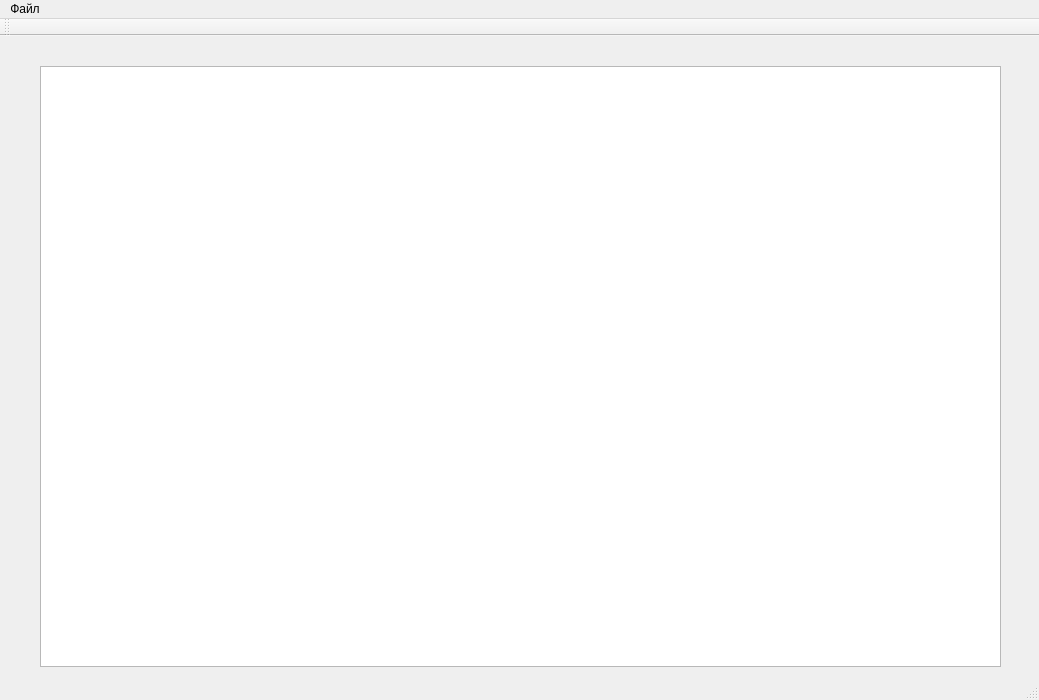
<?xml version="1.0" encoding="UTF-8"?>
<ui version="4.0">
 <class>MainWindow</class>
 <widget class="QMainWindow" name="MainWindow">
  <property name="geometry">
   <rect>
    <x>0</x>
    <y>0</y>
    <width>1039</width>
    <height>700</height>
   </rect>
  </property>
  <property name="windowTitle">
   <string>MainWindow</string>
  </property>
  <widget class="QWidget" name="centralWidget">
   <widget class="QTextEdit" name="textEdit">
    <property name="geometry">
     <rect>
      <x>40</x>
      <y>30</y>
      <width>961</width>
      <height>601</height>
     </rect>
    </property>
   </widget>
  </widget>
  <widget class="QMenuBar" name="menuBar">
   <property name="geometry">
    <rect>
     <x>0</x>
     <y>0</y>
     <width>1039</width>
     <height>26</height>
    </rect>
   </property>
   <widget class="QMenu" name="menu">
    <property name="title">
     <string>Файл</string>
    </property>
    <addaction name="Menu_create"/>
    <addaction name="Menu_open"/>
    <addaction name="Menu_Save"/>
    <addaction name="Menu_SaveAs"/>
    <addaction name="separator"/>
    <addaction name="Menu_exit"/>
   </widget>
   <addaction name="menu"/>
  </widget>
  <widget class="QToolBar" name="mainToolBar">
   <attribute name="toolBarArea">
    <enum>TopToolBarArea</enum>
   </attribute>
   <attribute name="toolBarBreak">
    <bool>false</bool>
   </attribute>
  </widget>
  <widget class="QStatusBar" name="statusBar"/>
  <action name="Menu_create">
   <property name="text">
    <string>Создать</string>
   </property>
  </action>
  <action name="Menu_open">
   <property name="text">
    <string>Открыть</string>
   </property>
  </action>
  <action name="Menu_Save">
   <property name="text">
    <string>Сохранить</string>
   </property>
  </action>
  <action name="Menu_SaveAs">
   <property name="text">
    <string>Сохранить как...</string>
   </property>
  </action>
  <action name="Menu_exit">
   <property name="text">
    <string>Выход</string>
   </property>
  </action>
  <action name="menu_print">
   <property name="text">
    <string>Печать</string>
   </property>
  </action>
 </widget>
 <layoutdefault spacing="6" margin="11"/>
 <resources/>
 <connections/>
</ui>
